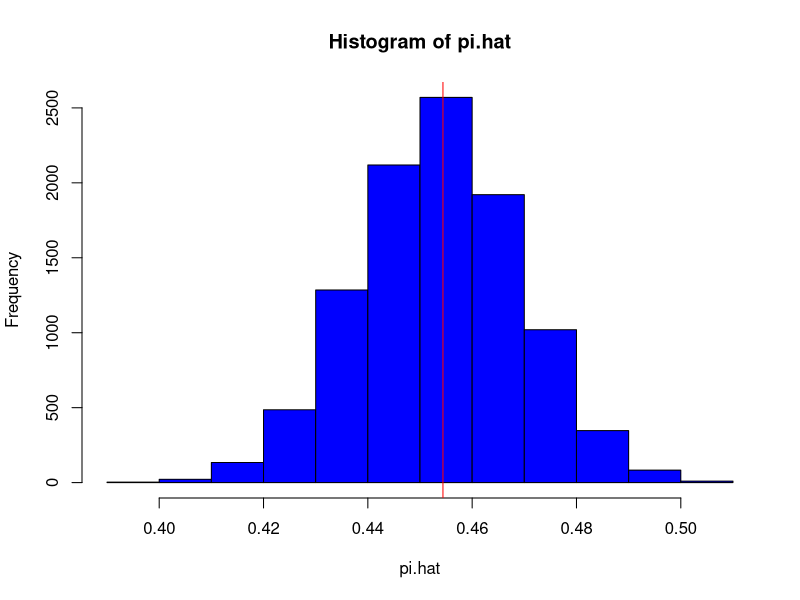

Write R code to recreate this figure.
# Prelims Economics: Practising R
# Written by David Murakami
# St Hildas College, University of Oxford

rm(list=ls(all=TRUE));
graphics.off();

# set working directory according to your computer and file location:
# setwd("");
getwd();

x=2
y=5
x
y
x+y

# R uses +,-,*,and/ for the basic arithmetic operations, and ^ for exponentials
# Vector operations are done element by element
x=c(2,3);
y=c(1,4,5,6);
2*x
2 + x
y^2
x+y

# R also understands vectors of characters, logical values, and factors
mywords = c("This","is","a","character");
mywords
c(F,T,F,F)
factor(c("Low","Low","Medium","High","High"))

# R understands logical comparisons <,>,<=,>= which are applied elementwise
# Logical equality is == and inequality is !=, while & is "logical and", and | is "logical or"
(1:5)==(5:1)
(1:5) > (5:1)
((1:5)==(5:1)) | ((1:5)>(5:1))
((1:5)==(5:1)) & ((1:5)>(5:1))

# To index components of a vector, x, use the form x[...]
# Square brackets can contain: numeric vector specifying elements and logical vectors (only TRUE elements required)
x = c(1,3,4,7)
x[c(2,4)]
x[-2]
x[x>3.5]
which(x>3.5)

# Vectors can be put together to make flexible data structures called data frames
# A data frame is a collection of column vectors each of the same length
# The vectors may be numeric, factors, or whatever
# Each particular column and row of a data frame is given a name which can be chosen by the user, or assigned a default by R
names = c("Ayush","Ed","Katie","Shin");
class = factor(c("Knight","Warrior","Mage","Mage"));
x = sample.int(100,4,replace=TRUE);
characters = data.frame(names,class,level=x);
characters
# The variables (columns) of a data frame cannot be accessed by name until the data frame has been attached, either explicitly with attach()/detach() or implicitly via the with() command
attach(characters);
class

# Other common commands in R: mean(), sd(), min(), max(), range(), var()
# summary() returns summary information dependent on the argument type
# plot() is self explanatory


# A probability model for binary data: Bernoulli distribution
# If a random variable Y has a Bernoulli distribution with parameter pi(Y~Bern(pi)) then
# Y takes bianry values (i.e. 1 wp pi or 0 wp 1-pi)
# Y has a probability mass function:
# P(Y=y) = pi^y(1-pi)^(1-y), y={0,1}
# only one parameter, pi, describes the distribution:
# E[Y] = pi
# Var(Y) = pi(1-pi)
pi.true = 0.4544 #true value of pi
# this could be, for example, the outcome of a vote or referendum
n.obs = 1000 #set number of observations per sample
n.samples = 10000 #set number of samples
samples.all = matrix(0,n.obs,n.samples); #create storage of simulated samples
pi.hat = rep(0,n.samples); #create storage of each sample
# Simulate 10000 samples and calculate and store the average of each sample
for (i in 1:n.samples){
	samples.all[,i] = rbinom(n.obs,1,pi.true)
	pi.hat[i] = mean(samples.all[,i])
} 
hist(pi.hat,col="blue")
abline(v=pi.true,col="red")
mean(pi.hat) #close to our "true pi"
var(pi.hat) #close to 0